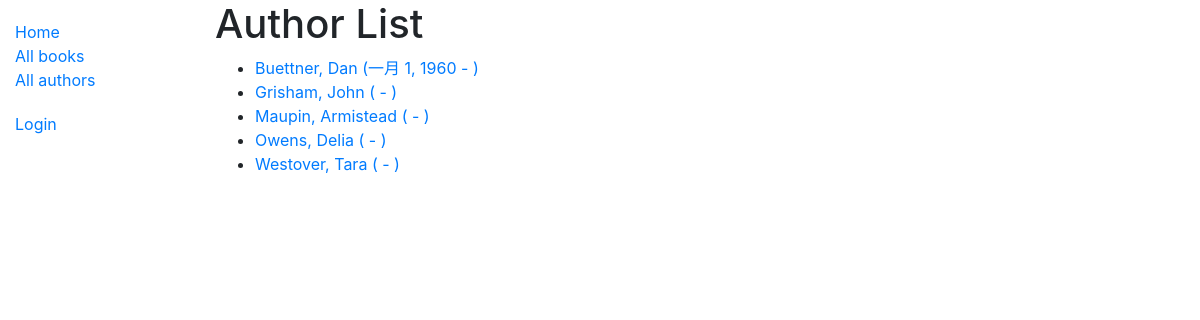
Screenshot of /catalog/authors/ with the database file from the repository.
### catalog/models.py (models this page shows, shortened)
class Author(models.Model):
    first_name = models.CharField('名', max_length=100)
    last_name = models.CharField('姓', max_length=100)
    date_of_birth = models.DateField('出生日期', null=True, blank=True)
    date_of_death = models.DateField('死亡日期', null=True, blank=True)
    class Meta:
        ordering = ['last_name', 'first_name']
        verbose_name = '作者'
        verbose_name_plural = verbose_name
    def __str__(self):
        return "%s, %s" % (self.last_name, self.first_name)

### catalog/views.py (the view)
# urls.py: path('authors/', views.AuthorListView.as_view(), name='authors'),
class AuthorListView(generic.ListView):
    model = Author
    paginate_by = 5

### catalog/templates/catalog/author_list.html (shortened to what this page needs)
{% extends "base_generic.html" %}
{% block content %}
  <h1>Author List</h1>
  {% if author_list %}
  <ul>
    {% for author in author_list %}
      <li>
        <a href="{% url 'catalog:author-detail' author.pk %}">{{ author }} ({{ author.date_of_birth|default:'' }} - )</a>
      </li>
    {% endfor %}
  </ul>
  {% else %}
    <p>There are no authors in the library.</p>
  {% endif %}
{% endblock %}

### rows the page displays
Author: last_name+first_name "Buettner, Dan", date_of_birth "一月 1, 1960"
Author: last_name+first_name "Grisham, John"
Author: last_name+first_name "Maupin, Armistead"
Author: last_name+first_name "Owens, Delia"
Author: last_name+first_name "Westover, Tara"
